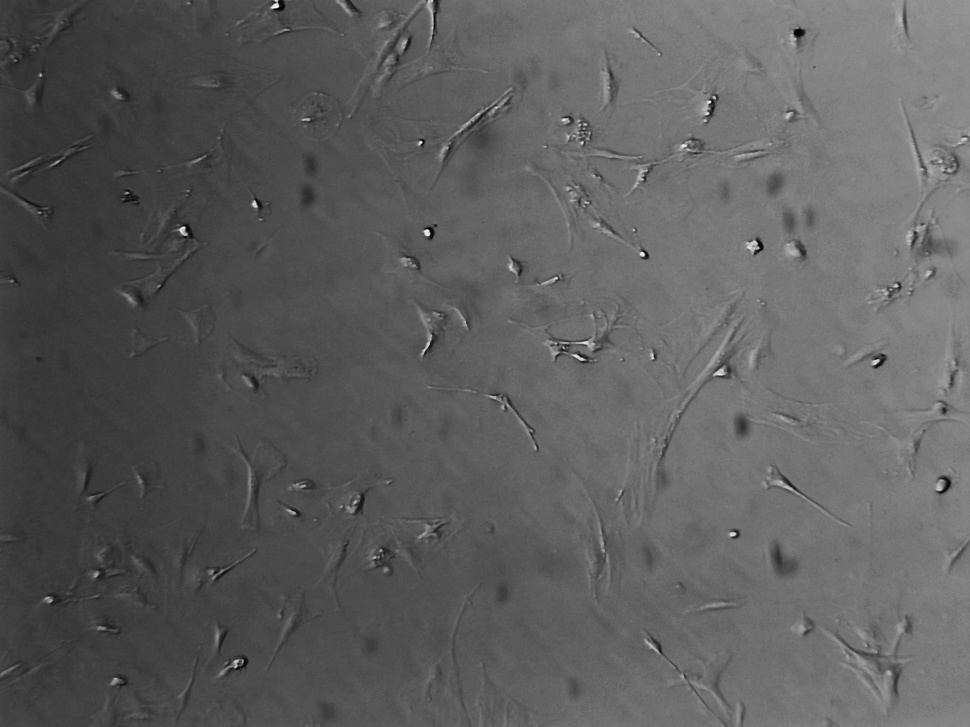
#> input picture src/images/14_2_40.jpg, 970 x 727 px, shrunk from 2592 x 1944 before the run; its folder holds only this picture in this run
$ python -i add_dust_and_gradient.py   (imports and definitions only)
#> lines starting #> are read from the running program, lines starting #| are printed output that depends on the picture
#> further down, picture is the input picture: shape (727, 970, 3); min 0, max 255, mean 93.4
import cv2
import numpy as np
import random
import os

def add_dust_effect(image, num_circles=20, min_radius=15, max_radius=50, alpha=0.2, beta=0.5):
    # Make a copy of the image to draw the dust circles
#> called with num_circles = 20, min_radius = 15, max_radius = 50, alpha = 0.2, beta = 0.5
    output = image.copy()
    height, width = image.shape[:2]
#> height = 727; width = 970

    # Create an overlay to draw the circles on
    overlay = np.zeros((height, width, 3), dtype=np.uint8)

    for _ in range(num_circles):
        # Random center for the dust circle
        center_x = random.randint(0, width - 1)
        center_y = random.randint(0, height - 1)

        # Random radius for the dust circle
        radius = random.randint(min_radius, max_radius)

        # Random intensity for the dust circle color
        intensity = random.randint(100, 256)  # Vary intensity between 100 and 256
        circle_color = (intensity, intensity, intensity)  # Gray color for the circles in BGR

        # Draw the circle on the overlay with the specified color
        cv2.circle(overlay, (center_x, center_y), radius, circle_color, -1, lineType=cv2.FILLED)
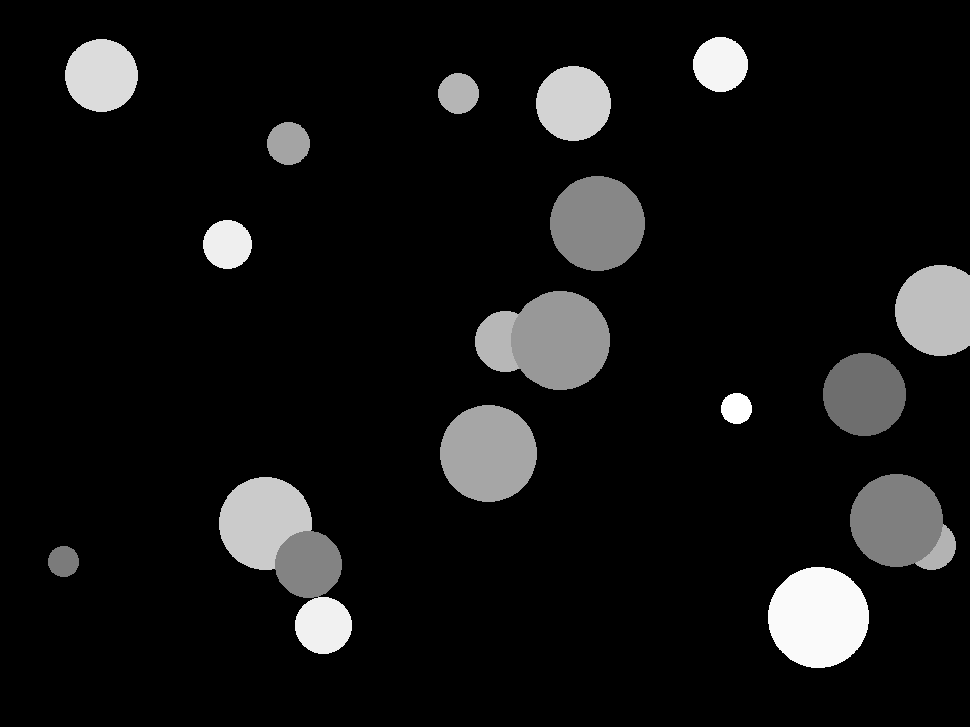
#> overlay: shape (727, 970, 3); min 0, max 255, mean 20.4

    # Apply a Gaussian blur to make the circles look more cloudy
    blurred_overlay = cv2.GaussianBlur(overlay, (51, 51), 0)
    blurred_overlay = cv2.bitwise_not(blurred_overlay)

    # Increase the alpha blending to make the circles less noticeable
    cv2.addWeighted(blurred_overlay, alpha, output, beta, 0, output)
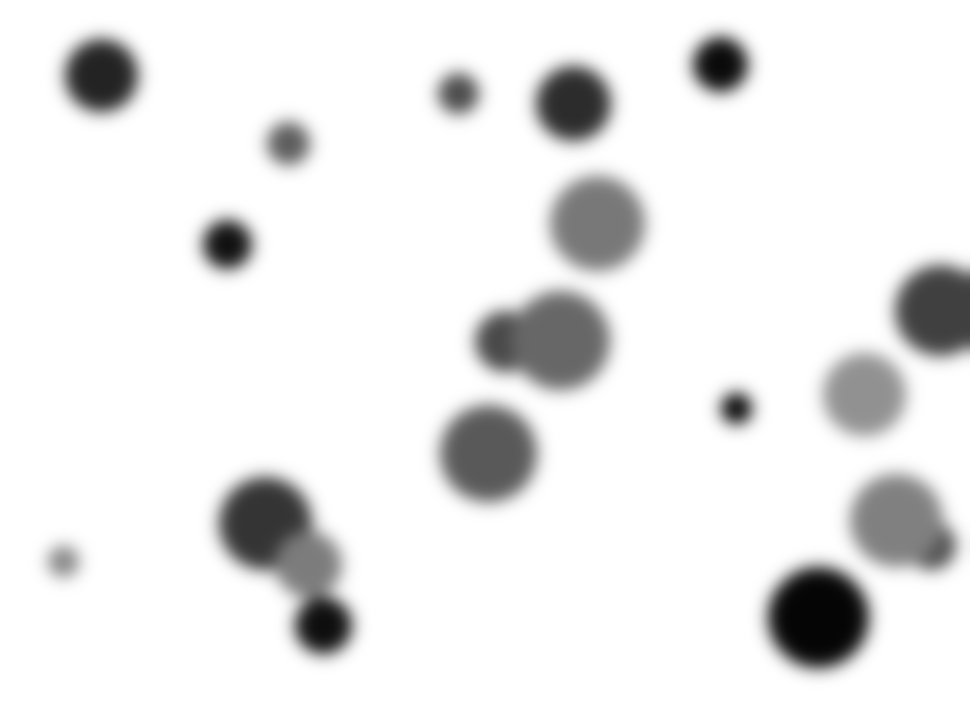
#> blurred_overlay: shape (727, 970, 3); min 5, max 255, mean 234.6
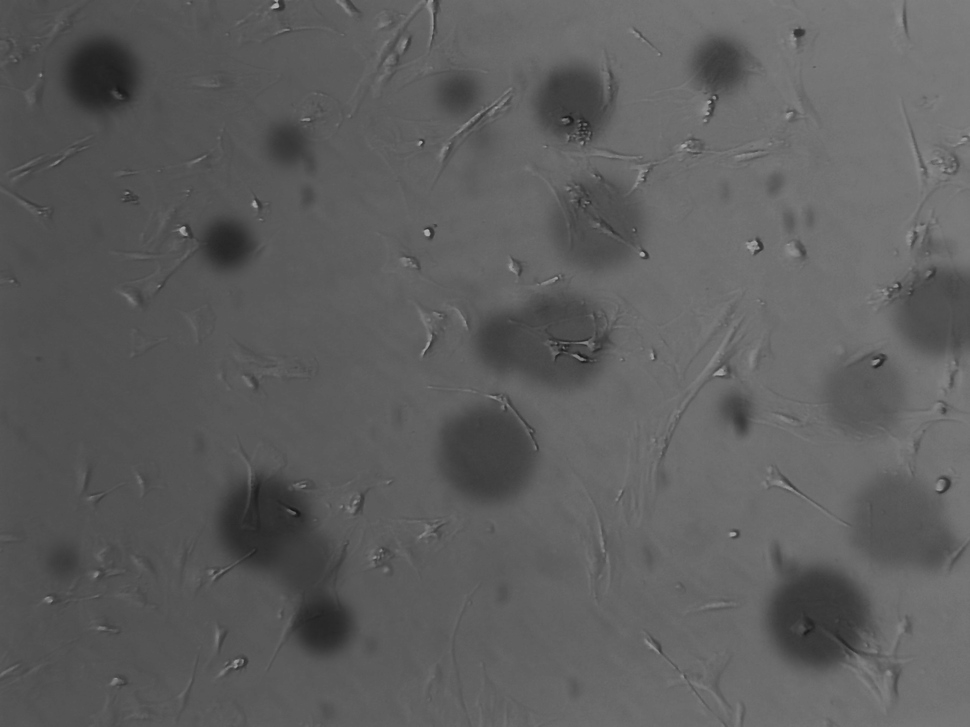
#> output: shape (727, 970, 3); min 20, max 178, mean 93.6

    return output

# [56 lines left out: functions generate_random_gradient_masks, blend_images, process_images_in_folder, not called in this run]

# Specify the input and output folder paths
input_folder = '/home/rosalie/Desktop/livecell/images/livecell_test_images/livecell_test_png'
output_folder = '/home/rosalie/Desktop/livecell/images/livecell_test_images/processed_images'

# Process all images in the input folder and save them to the output folder
# [1 line not run here, left out]

>>> import cv2
>>> picture = cv2.imread('../images/14_2_40.jpg')
>>> result = add_dust_effect(picture)

$ run again, on src/images/1_3_70.jpg
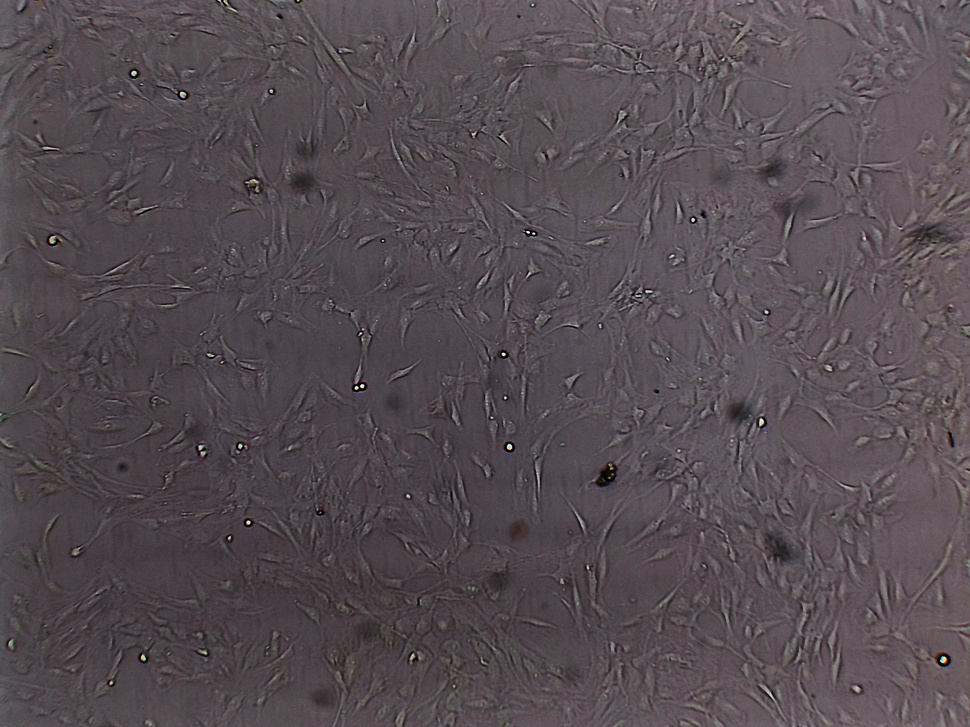
#> input picture src/images/1_3_70.jpg, 970 x 727 px, shrunk from 2592 x 1944 before the run
#> picture is the input picture: shape (727, 970, 3); mean B, G, R 81.7, 76.4, 86
#> in add_dust_effect, `cv2.addWeighted(blurred_overlay, alpha, output, beta, 0, output)`:
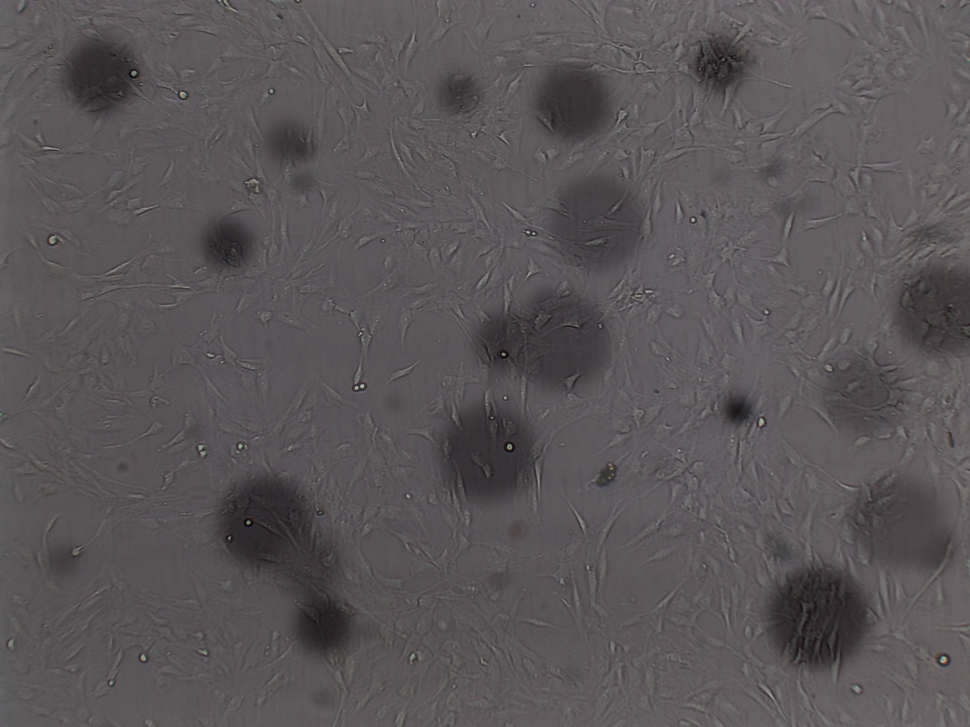
#> output: shape (727, 970, 3); mean B, G, R 87.8, 85.1, 89.9

$ run again, on src/images/6_1_30.jpg
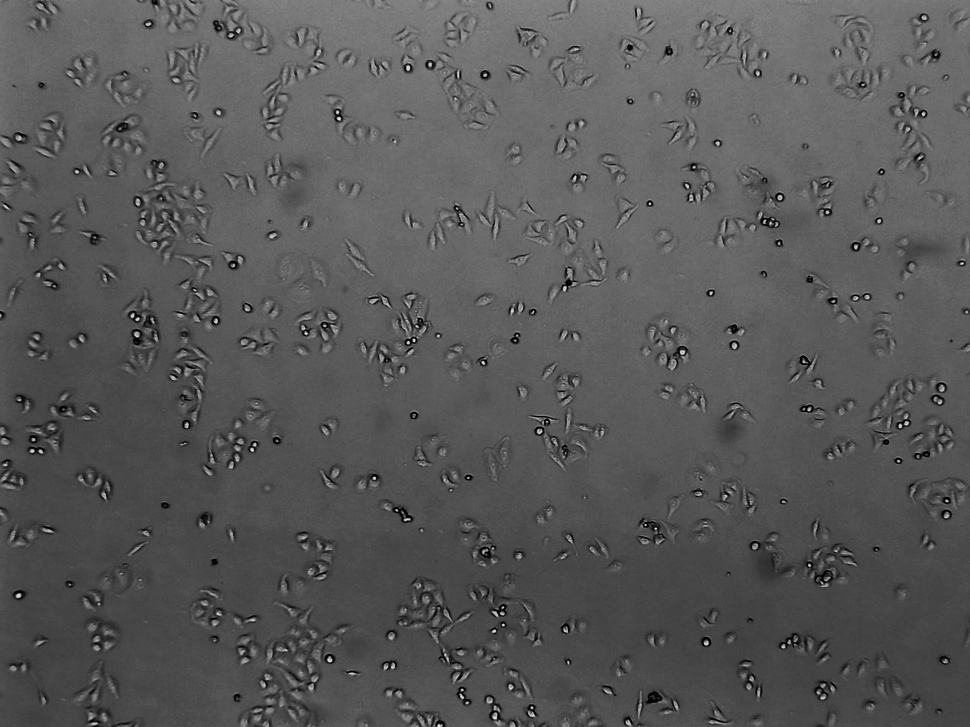
#> input picture src/images/6_1_30.jpg, 970 x 727 px, shrunk from 2592 x 1944 before the run
#> picture is the input picture: shape (727, 970, 3); min 0, max 234, mean 87.8
#> in add_dust_effect, `cv2.addWeighted(blurred_overlay, alpha, output, beta, 0, output)`:
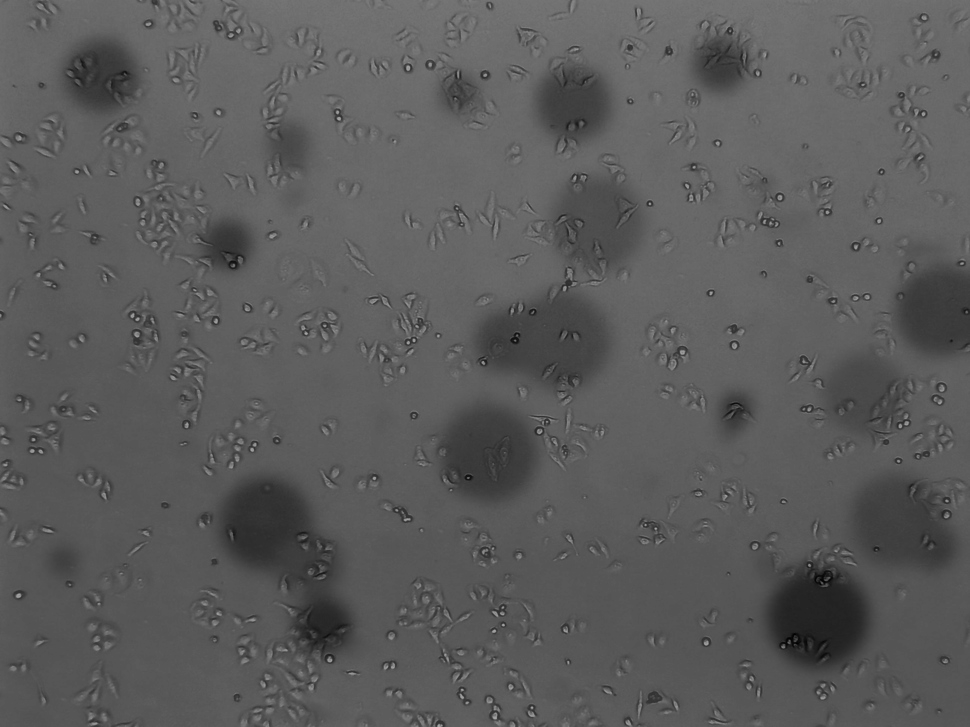
#> output: shape (727, 970, 3); min 1, max 168, mean 90.8
